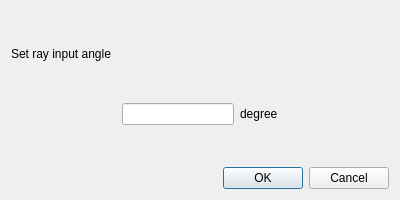
<?xml version="1.0" encoding="UTF-8"?>
<ui version="4.0">
 <class>rayinputDialog</class>
 <widget class="QDialog" name="rayinputDialog">
  <property name="geometry">
   <rect>
    <x>0</x>
    <y>0</y>
    <width>400</width>
    <height>200</height>
   </rect>
  </property>
  <property name="windowTitle">
   <string>Set Ray Input Angle</string>
  </property>
  <layout class="QGridLayout" name="gridLayout">
   <item row="0" column="0">
    <spacer name="verticalSpacer">
     <property name="orientation">
      <enum>Qt::Vertical</enum>
     </property>
     <property name="sizeHint" stdset="0">
      <size>
       <width>20</width>
       <height>12</height>
      </size>
     </property>
    </spacer>
   </item>
   <item row="1" column="0">
    <widget class="QLabel" name="label">
     <property name="text">
      <string>Set ray input angle</string>
     </property>
    </widget>
   </item>
   <item row="2" column="0">
    <spacer name="verticalSpacer_2">
     <property name="orientation">
      <enum>Qt::Vertical</enum>
     </property>
     <property name="sizeHint" stdset="0">
      <size>
       <width>20</width>
       <height>16</height>
      </size>
     </property>
    </spacer>
   </item>
   <item row="3" column="0">
    <layout class="QHBoxLayout" name="horizontalLayout">
     <item>
      <spacer name="horizontalSpacer">
       <property name="orientation">
        <enum>Qt::Horizontal</enum>
       </property>
       <property name="sizeHint" stdset="0">
        <size>
         <width>40</width>
         <height>20</height>
        </size>
       </property>
      </spacer>
     </item>
     <item>
      <widget class="QLineEdit" name="lineEdit"/>
     </item>
     <item>
      <widget class="QLabel" name="label_2">
       <property name="text">
        <string>degree</string>
       </property>
      </widget>
     </item>
     <item>
      <spacer name="horizontalSpacer_2">
       <property name="orientation">
        <enum>Qt::Horizontal</enum>
       </property>
       <property name="sizeHint" stdset="0">
        <size>
         <width>40</width>
         <height>20</height>
        </size>
       </property>
      </spacer>
     </item>
    </layout>
   </item>
   <item row="4" column="0">
    <spacer name="verticalSpacer_3">
     <property name="orientation">
      <enum>Qt::Vertical</enum>
     </property>
     <property name="sizeHint" stdset="0">
      <size>
       <width>20</width>
       <height>20</height>
      </size>
     </property>
    </spacer>
   </item>
   <item row="5" column="0">
    <layout class="QHBoxLayout" name="horizontalLayout_2">
     <item>
      <spacer name="horizontalSpacer_3">
       <property name="orientation">
        <enum>Qt::Horizontal</enum>
       </property>
       <property name="sizeHint" stdset="0">
        <size>
         <width>40</width>
         <height>20</height>
        </size>
       </property>
      </spacer>
     </item>
     <item>
      <widget class="QDialogButtonBox" name="buttonBox">
       <property name="orientation">
        <enum>Qt::Horizontal</enum>
       </property>
       <property name="standardButtons">
        <set>QDialogButtonBox::Cancel|QDialogButtonBox::Ok</set>
       </property>
      </widget>
     </item>
    </layout>
   </item>
  </layout>
 </widget>
 <resources/>
 <connections>
  <connection>
   <sender>buttonBox</sender>
   <signal>accepted()</signal>
   <receiver>rayinputDialog</receiver>
   <slot>accept()</slot>
   <hints>
    <hint type="sourcelabel">
     <x>248</x>
     <y>254</y>
    </hint>
    <hint type="destinationlabel">
     <x>157</x>
     <y>274</y>
    </hint>
   </hints>
  </connection>
  <connection>
   <sender>buttonBox</sender>
   <signal>rejected()</signal>
   <receiver>rayinputDialog</receiver>
   <slot>reject()</slot>
   <hints>
    <hint type="sourcelabel">
     <x>316</x>
     <y>260</y>
    </hint>
    <hint type="destinationlabel">
     <x>286</x>
     <y>274</y>
    </hint>
   </hints>
  </connection>
 </connections>
</ui>
